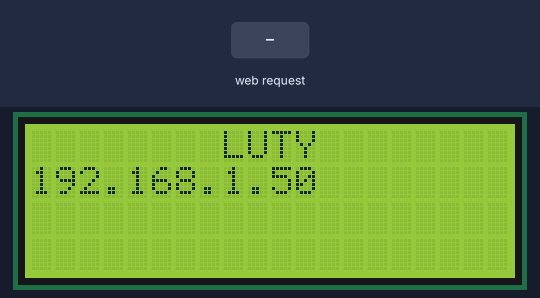
A sketch run on a simulated ESP8266 (NodeMCU). Shown: 20×4 character LCD. The inputs (shaded band) are chosen by the test bench. WiFi joins after 1.5 s; servers stay silent unless stated; what the sketch prints to the serial monitor is not drawn.

Above: at 3.8 s.
3.9 s: HTTP request GET /body?plain=1 received
At 5.1 s:
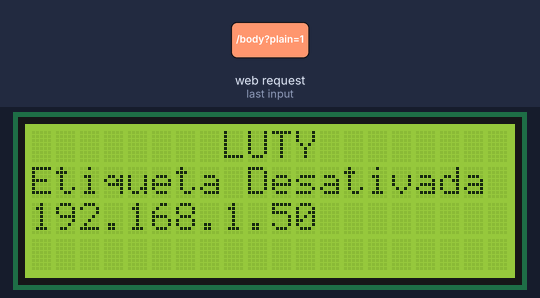
5.4 s: HTTP request GET /protect?plain=1 received
At 6.3 s:
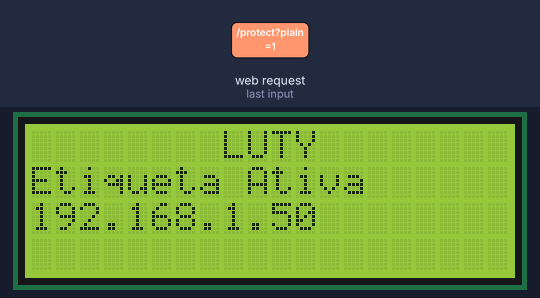
6.9 s: HTTP request GET /produto?plain=1 received
At 7.9 s:
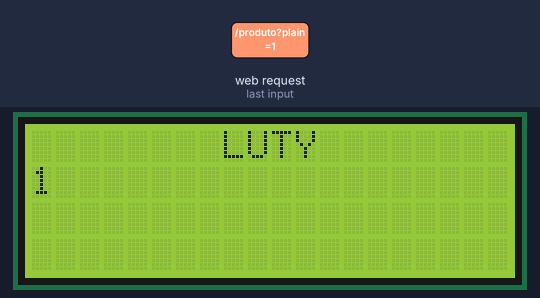
8.4 s: HTTP request GET /body?plain=0 received
At 8.8 s:
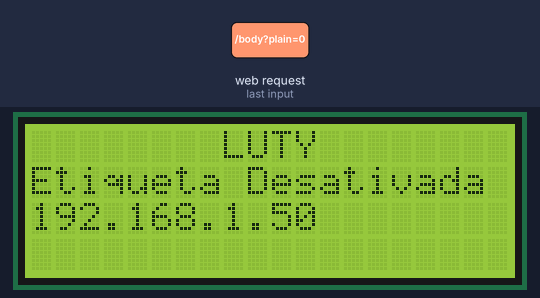
9.9 s: HTTP request GET /protect?plain=0 received
At 11.0 s:
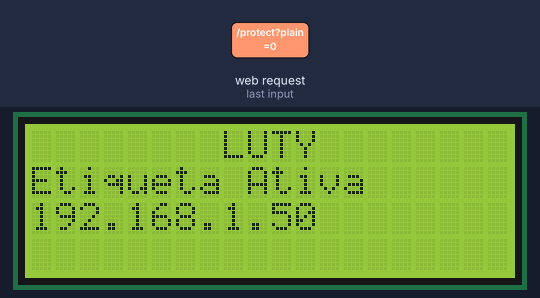
Timing chart, 0 to 12.4 s (numbered marks = the images above; inputs shaded):
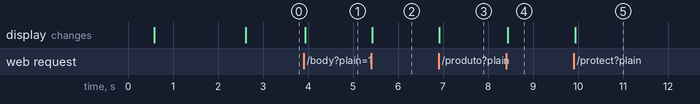

The sketch:

codEtiqueta.ino
```cpp
#include <ESP8266WiFi.h>
#include <ESP8266WebServer.h>
#include <LiquidCrystal_I2C.h>
LiquidCrystal_I2C lcd(0x27,20,4);

ESP8266WebServer server(80);

const char* ssid = "XANDE CARDOSO";
const char* password =  "18070829";

//const char* ssid = "SENAC";
//const char* password = "x1y2z3@snc";

String hash;

// imprimir ip no lcd por 10s
// adicionar rota para mostrar as configurações

void setup() {

    Serial.begin(115200);
    WiFi.begin(ssid, password);  //Connect to the WiFi network

    lcd.init();
    lcd.setBacklight(HIGH);
    lcd.setCursor(8,0);
    lcd.print("LUTY");
    lcd.setCursor(0,1);

    while (WiFi.status() != WL_CONNECTED) {  //Wait for connection

        delay(500);
        Serial.println("Waiting to connect...");
        lcd.println("Conectando...");
        delay(2000);
        lcd.clear();
        lcd.setCursor(8,0);
        lcd.print("LUTY");
        lcd.setCursor(0,1);

    }

    Serial.print("IP address: ");
    Serial.println(WiFi.localIP());  //Print the local IP
    lcd.clear();
    lcd.setCursor(8,0);
    lcd.print("LUTY");
    lcd.setCursor(0,1);
    lcd.print(WiFi.localIP());
    //delay(10000);
    //lcd.clear();

    server.on("/body", handleBody); //Associate the handler function to the path
    server.on("/produto", handleProduto); //Associate the handler function to the path
    server.on("/protect", handleProtect); //Associate the handler function to the path

    server.begin(); //Start the server
    Serial.println("Server listening");

}

void loop() {

    server.handleClient(); //Handling of incoming requests

}

void handleProduto() { //Handler for the body path

      if (server.hasArg("plain")== false){ //Check if body received

            server.send(200, "text/plain", "Body not received");
            return;

      }

      String message = server.arg("plain");
      String nome;
      String preco;
      String codigoEan;
      String token;
      int index = 0;

      for (int i = 0; i < message.length(); i++)
      {
        if (message.charAt(i) == ',')
          index++;
        else
        {
          if (index == 0)
            nome += message.charAt(i);
          else if (index == 1)
            preco += message.charAt(i);
          else if (index == 2)
            codigoEan += message.charAt(i);
          else if (index == 3)
            token += message.charAt(i);
        }

      }

      Serial.println(nome);
      Serial.println(preco);
      Serial.println(codigoEan);
      Serial.println(token);
      Serial.println(hash);


      /*if(token.equals(hash)){
        Serial.println("Iguais");
        lcd.clear();
        lcd.setCursor(0,0);
        lcd.print(nome);
        lcd.setCursor(0,1);
        lcd.print(preco);
      }else{
        Serial.println("Diferente");
        server.send(200, "text/plain", "Não foi possivel alterar o preço na etiqueta pos o hash está diferente..");
      }*/

        lcd.clear();
        lcd.setCursor(8,0);
        lcd.print("LUTY");
        lcd.setCursor(0,1);
        lcd.print(nome);
        lcd.setCursor(0,2);
        lcd.print(preco);
        lcd.setCursor(0,3);
        lcd.print(codigoEan);

      server.send(200, "text/plain", "Preço Etiqueta Alterada");
      //Serial.println(message);

     /* lcd.clear();
        lcd.setCursor(0,0);
        lcd.print(nome);
        lcd.setCursor(0,1);
        lcd.print(preco);
*/

}

void handleProtect() { //Handler for the body path

      if (server.hasArg("plain")== false){ //Check if body received

            server.send(200, "text/plain", "Body not received");
            return;

      }

      String message = server.arg("plain");
      hash = message;

      lcd.clear();
      lcd.setCursor(8,0);
      lcd.print("LUTY");
      lcd.setCursor(0,1);
      lcd.print("Etiqueta Ativa");
      lcd.setCursor(0,2);
      lcd.print(WiFi.localIP());

      server.send(200, "text/plain", "Etiqueta cadastrada");
      //Serial.println(message);
      //Serial.println(hash);


}

void handleBody() { //Handler for the body path

      if (server.hasArg("plain")== false){ //Check if body received

            server.send(200, "text/plain", "Oii");
            return;

      }

      //String message = server.arg("plain");
     // hash = "asdasdsada";
     Serial.println("toaqui");
      lcd.clear();
      lcd.setCursor(8,0);
      lcd.print("LUTY");
      lcd.setCursor(0,1);
      lcd.print("Etiqueta Desativada");
      lcd.setCursor(0,2);
      lcd.print(WiFi.localIP());
      Serial.println("eaqui");

      server.send(200, "text/plain", "desativada");
     // Serial.println(message);


}
```

Measured:
- after the input at 3.9 s, the display: changes at once (image 1)
- after the input at 5.4 s, the display: changes at once (image 2)
- after the input at 6.9 s, the display: changes at once (image 3)
- after the input at 8.4 s, the display: changes at once (image 4)
- after the input at 9.9 s, the display: changes at once (image 5)
